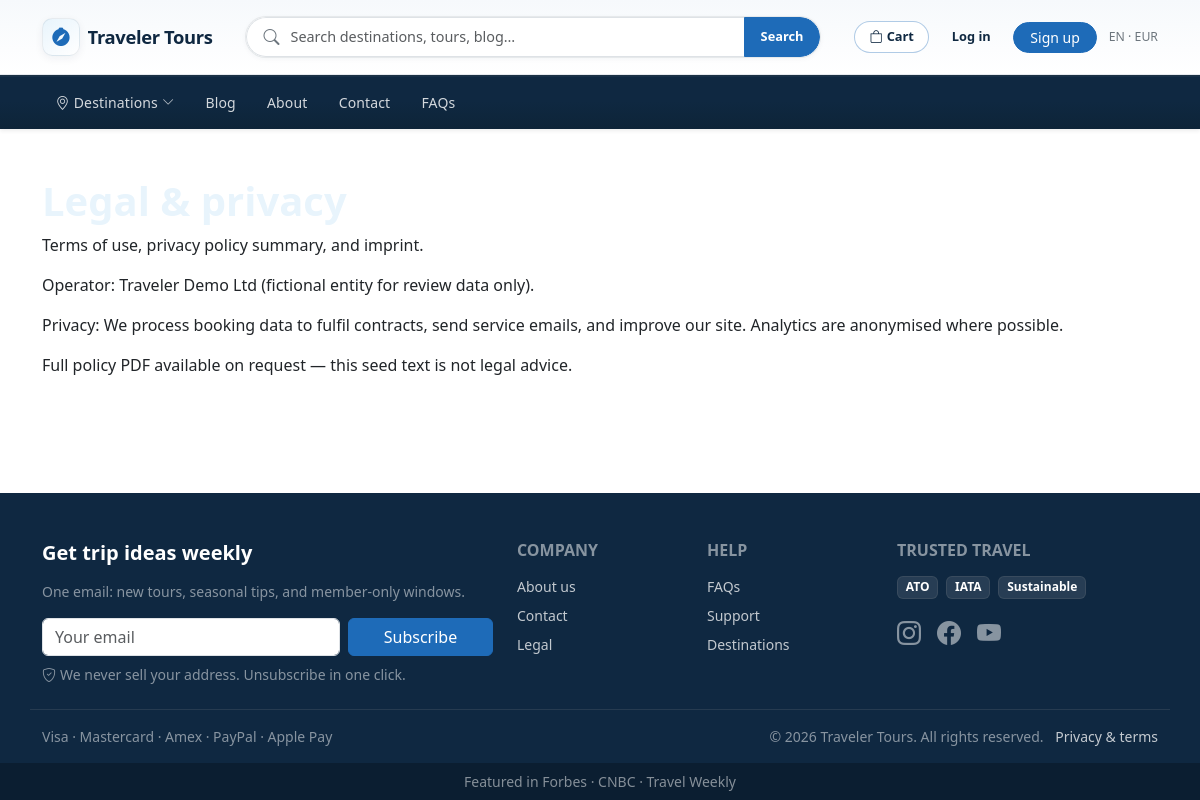
Page /legal/ on the committed database.
### website/models.py (models this page shows, shortened)
class SiteSettings(models.Model):
    site_name = models.CharField(max_length=120, default="Traveler")
    search_placeholder = models.CharField(
        max_length=160,
        default="Where do you want to go?",
    )
    header_account_url = models.URLField(
        max_length=500,
        blank=True,
        help_text="Leave blank to use this site’s /account/ (recommended). If set, an extra “External account” link appears in the header only.",
    )
    header_cart_url = models.URLField(
        max_length=500,
        blank=True,
        help_text="Leave blank to use this site’s /cart/ (recommended). If set, an extra “External cart” link appears in the header only.",
    )
    header_locale_label = models.CharField(max_length=80, default="EN · USD", blank=True)
    default_hero_image_url = models.URLField(
        max_length=500,
        blank=True,
        help_text="Used when the home hero URL is empty.",
    )
    default_card_image_url = models.URLField(
        max_length=500,
        blank=True,
        help_text="Fallback for blog/destination cards without an image.",
    )
    newsletter_title = models.CharField(max_length=200, default="Get travel inspiration")
    newsletter_subtitle = models.CharField(max_length=300, blank=True)
    newsletter_fine_print = models.CharField(max_length=300, blank=True)
    footer_payment_line = models.CharField(max_length=200, blank=True)
    press_bar_intro = models.CharField(max_length=120, default="As seen in", blank=True)
    copyright_holder = models.CharField(max_length=200, default="Traveler", blank=True)
    class Meta:
        verbose_name_plural = "Site settings"
    @classmethod
    def load(cls):
        obj, _ = cls.objects.get_or_create(pk=1)
        return obj

class SitePage(models.Model):
    class PageKey(models.TextChoices):
        HOME = "home", "Home"
        ABOUT = "about", "About"
        CONTACT = "contact", "Contact"
        FAQS = "faqs", "FAQs"
        LEGAL = "legal", "Legal"
    page_key = models.CharField(
        max_length=20,
        choices=PageKey.choices,
        unique=True,
    )
    title = models.CharField(max_length=200)
    intro = models.TextField(
        blank=True,
        help_text="Short text below the title (plain text).",
    )
    body = models.TextField(
        blank=True,
        help_text="Main copy (plain text; line breaks preserved on the site).",
    )
    show_lead_form = models.BooleanField(
        default=False,
        help_text="If enabled, the lead capture form appears on this page (in addition to Contact).",
    )
    featured_destinations = models.ManyToManyField(
        "Destination",
        blank=True,
        related_name="featured_on_pages",
        help_text="Pinned destinations with quick links to hub and sub-pages.",
    )
    featured_blog_posts = models.ManyToManyField(
        "BlogPost",
        blank=True,
        related_name="featured_on_pages",
    )
    featured_tours = models.ManyToManyField(
        "Tour",
        blank=True,
        related_name="featured_on_pages",
    )
    featured_attractions = models.ManyToManyField(
        "Attraction",
        blank=True,
        related_name="featured_on_pages",
    )
    featured_things_to_do = models.ManyToManyField(
        "ThingToDo",
        blank=True,
        related_name="featured_on_pages",
    )
    class Meta:
        ordering = ["page_key"]

class FooterNavLink(models.Model):
    class Column(models.TextChoices):
        COMPANY = "company", "Company"
        HELP = "help", "Help"
    column = models.CharField(max_length=20, choices=Column.choices)
    label = models.CharField(max_length=120)
    href = models.CharField(
        max_length=400,
        help_text="Path like /about/ or full URL.",
    )
    sort_order = models.PositiveIntegerField(default=0)
    class Meta:
        ordering = ["column", "sort_order", "id"]

class FooterTrustBadge(models.Model):
    label = models.CharField(max_length=80)
    sort_order = models.PositiveIntegerField(default=0)
    class Meta:
        ordering = ["sort_order", "id"]

class SocialLink(models.Model):
    class Network(models.TextChoices):
        INSTAGRAM = "instagram", "Instagram"
        FACEBOOK = "facebook", "Facebook"
        YOUTUBE = "youtube", "YouTube"
        TWITTER = "twitter", "X / Twitter"
        TIKTOK = "tiktok", "TikTok"
    network = models.CharField(max_length=20, choices=Network.choices)
    url = models.URLField(max_length=500)
    sort_order = models.PositiveIntegerField(default=0)
    class Meta:
        ordering = ["sort_order", "id"]
    def icon_bootstrap(self):
        m = {
            self.Network.INSTAGRAM: "bi-instagram",
            self.Network.FACEBOOK: "bi-facebook",
            self.Network.YOUTUBE: "bi-youtube",
            self.Network.TWITTER: "bi-twitter-x",
            self.Network.TIKTOK: "bi-tiktok",
        }
        return m.get(self.network, "bi-link-45deg")

class PressMention(models.Model):
    name = models.CharField(max_length=120)
    sort_order = models.PositiveIntegerField(default=0)
    class Meta:
        ordering = ["sort_order", "id"]

### website/views.py (the view)
# urls.py: path("legal/", views.legal, name="legal"),
def legal(request):
    ctx = _cms_context(SitePage.PageKey.LEGAL, show_lead=False)
    return render(request, "website/legal.html", ctx)

### website/templates/website/legal.html (shortened to what this page needs)
{% extends "website/base.html" %}
{% block content %}
<h1>{{ site_page.title }}</h1>
{% if site_page.intro %}<p>{{ site_page.intro|linebreaksbr }}</p>{% endif %}
{% if site_page.body %}<div>{{ site_page.body|linebreaks }}</div>{% endif %}
{% endblock %}

### website/templates/website/includes/site_header.html (shortened to what this page needs)
<header class="cw-site-header sticky-top shadow-sm" style="z-index: 1030;">
  <div class="cw-topbar">
    <div class="container py-2 py-lg-3">
      <div class="d-flex flex-column flex-lg-row align-items-stretch align-items-lg-center gap-2 gap-lg-3">
        <div class="d-flex align-items-center justify-content-between min-w-0">
          <a href="{% url 'home' %}" class="cw-header-brand text-decoration-none d-flex align-items-center gap-2 min-w-0">
            <span class="cw-header-brand__mark d-flex align-items-center justify-content-center flex-shrink-0" aria-hidden="true">
              <i class="bi bi-compass-fill"></i>
            </span>
            <span class="cw-header-brand__text text-truncate">{{ site_settings.site_name }}</span>
          </a>
        </div>
        <form class="cw-header-search flex-lg-grow-1 mx-lg-auto" method="get" action="{% url 'search' %}" role="search" style="max-width: 36rem;">
          <div class="input-group cw-header-search__group">
            <span class="input-group-text border-end-0 bg-transparent ps-3 rounded-start-pill"><i class="bi bi-search text-secondary" aria-hidden="true"></i></span>
            <input
              id="cw-global-search"
              type="search"
              name="q"
              class="form-control border-start-0 ps-0"
              placeholder="{{ site_settings.search_placeholder }}"
              value="{{ request.GET.q|default:'' }}"
              autocomplete="off"
            >
            <button type="submit" class="btn btn-cw-accent px-3 rounded-end-pill" aria-label="Search">
              <span class="d-none d-sm-inline">Search</span>
            </button>
          </div>
        </form>
        <div class="d-none d-lg-flex align-items-center justify-content-end flex-wrap gap-2 flex-shrink-0 cw-header-toolbar" role="navigation" aria-label="Account and cart">
          <a href="{% url 'account_cart' %}" class="btn btn-sm cw-header-btn-cart position-relative">
            <i class="bi bi-bag me-1" aria-hidden="true"></i>Cart
          </a>
          {% if user.is_authenticated %}
          <div class="dropdown">
            <button class="btn btn-sm cw-header-btn-account dropdown-toggle" type="button" data-bs-toggle="dropdown" data-bs-auto-close="outside" aria-expanded="false" aria-label="Account menu">
              <i class="bi bi-person-circle me-1" aria-hidden="true"></i>Account
            </button>
            <ul class="dropdown-menu dropdown-menu-end shadow border-0 rounded-3 py-2 cw-header-dropdown">
              <li><a class="dropdown-item rounded-2" href="{% url 'account_home' %}">Overview</a></li>
              <li><a class="dropdown-item rounded-2" href="{% url 'account_profile' %}">Profile &amp; settings</a></li>
              <li><a class="dropdown-item rounded-2" href="{% url 'account_inquiries' %}">My inquiries</a></li>
              <li><hr class="dropdown-divider my-2"></li>
              <li>
                <form method="post" action="{% url 'account_logout' %}" class="px-2 m-0">
                  {% csrf_token %}
                  <button type="submit" class="dropdown-item rounded-2 text-danger">Log out</button>
                </form>
              </li>
            </ul>
          </div>
          {% else %}
          <a href="{% url 'account_login' %}" class="btn btn-sm cw-header-btn-ghost">Log in</a>
          <a href="{% url 'account_signup' %}" class="btn btn-sm btn-cw-accent rounded-pill px-3">Sign up</a>
          {% endif %}
          {% if site_settings.header_locale_label %}<span class="small text-secondary ms-1">{{ site_settings.header_locale_label }}</span>{% endif %}
        </div>
      </div>
    </div>
  </div>
  <nav class="navbar navbar-expand-lg navbar-dark cw-main-nav py-0">
    <div class="container">
      <div class="collapse navbar-collapse pb-lg-0 cw-main-nav__collapse" id="cwMainNav">
        <ul class="navbar-nav me-auto mb-2 mb-lg-0 py-lg-2 cw-main-nav__links">
          <li class="nav-item cw-nav-dest d-none d-lg-block position-relative">
            <a href="{% url 'destination_list' %}" class="nav-link cw-main-nav__link cw-nav-dest__trigger d-inline-flex align-items-center gap-1">
              <i class="bi bi-geo-alt d-inline" aria-hidden="true"></i>
              <span>Destinations</span>
              <i class="bi bi-chevron-down cw-nav-dest__caret small" aria-hidden="true"></i>
            </a>
          </li>
          <li class="nav-item">
            <a class="nav-link cw-main-nav__link" href="{% url 'blog_index' %}">Blog</a>
          </li>
          <li class="nav-item">
            <a class="nav-link cw-main-nav__link" href="{% url 'about' %}">About</a>
          </li>
          <li class="nav-item">
            <a class="nav-link cw-main-nav__link" href="{% url 'contact' %}">Contact</a>
          </li>
          <li class="nav-item">
            <a class="nav-link cw-main-nav__link" href="{% url 'faqs' %}">FAQs</a>
          </li>
        </ul>
      </div>
    </div>
  </nav>
</header>

### website/templates/website/includes/site_footer.html (shortened to what this page needs)
{% load site_tags %}
<footer class="cw-footer bg-cw-navy-deep text-white pt-5 pb-0 mt-auto">
  <div class="container">
    <div class="row g-4 pb-4 border-bottom border-secondary border-opacity-25">
      <div class="col-lg-5">
        <h2 class="h5 fw-bold mb-3">{{ site_settings.newsletter_title }}</h2>
        {% if site_settings.newsletter_subtitle %}
        <p class="small text-white-50 mb-3">{{ site_settings.newsletter_subtitle }}</p>
        {% endif %}
        <form method="post" action="{% url 'lead_submit' %}" class="row g-2 align-items-stretch">
          <div class="col-sm-8">
            <input
              id="footer-email"
              type="email"
              name="email"
              class="form-control"
              placeholder="Your email"
              required
              autocomplete="email"
            >
          </div>
          <div class="col-sm-4">
            <button type="submit" class="btn btn-cw-accent w-100">Subscribe</button>
          </div>
        </form>
        {% if site_settings.newsletter_fine_print %}
        <p class="small text-white-50 mt-2 mb-0">
          <i class="bi bi-shield-check me-1" aria-hidden="true"></i>{{ site_settings.newsletter_fine_print }}
        </p>
        {% endif %}
      </div>
      <div class="col-6 col-md-3 col-lg-2">
        <h3 class="h6 text-uppercase fw-bold text-white-50 mb-3">Company</h3>
        <ul class="list-unstyled small mb-0">
          {% for link in footer_company_links %}
          <li class="mb-2"><a href="{% cw_href link.href %}">{{ link.label }}</a></li>
          {% empty %}
          <li class="mb-2"><a href="{% url 'about' %}">About us</a></li>
          {% endfor %}
        </ul>
      </div>
      <div class="col-6 col-md-3 col-lg-2">
        <h3 class="h6 text-uppercase fw-bold text-white-50 mb-3">Help</h3>
        <ul class="list-unstyled small mb-0">
          {% for link in footer_help_links %}
          <li class="mb-2"><a href="{% cw_href link.href %}">{{ link.label }}</a></li>
          {% empty %}
          <li class="mb-2"><a href="{% url 'faqs' %}">FAQs</a></li>
          {% endfor %}
        </ul>
      </div>
      <div class="col-md-6 col-lg-3">
        <h3 class="h6 text-uppercase fw-bold text-white-50 mb-3">Trusted travel</h3>
        <div class="d-flex flex-wrap gap-2 mb-3">
          {% for b in footer_trust_badges %}
          <span class="badge bg-white bg-opacity-10 border border-secondary border-opacity-25">{{ b.label }}</span>
          {% empty %}
          <span class="badge bg-white bg-opacity-10 border border-secondary border-opacity-25">ATO</span>
          {% endfor %}
        </div>
        <div class="d-flex gap-3 fs-4">
          {% for s in social_links %}
          <a href="{{ s.url }}" class="text-white-50" rel="noopener noreferrer" target="_blank" aria-label="{{ s.get_network_display }}"><i class="bi {{ s.icon_bootstrap }}"></i></a>
          {% endfor %}
        </div>
      </div>
    </div>
    <div class="row align-items-center py-3 small text-white-50">
      <div class="col-md-6 mb-2 mb-md-0">
        {% if site_settings.footer_payment_line %}
        {{ site_settings.footer_payment_line }}
        {% else %}
        <span class="me-3"><i class="bi bi-credit-card me-1"></i>Visa</span>
        <span class="me-3">MC</span>
        <span><i class="bi bi-paypal me-1"></i>PayPal</span>
        {% endif %}
      </div>
      <div class="col-md-6 text-md-end">
        © {% now "Y" %} {{ site_settings.copyright_holder|default:site_settings.site_name }}. All rights reserved.
        <a href="{% url 'legal' %}" class="ms-2">Privacy &amp; terms</a>
      </div>
    </div>
  </div>
  {% if press_mentions %}
  <div class="bg-black bg-opacity-25 py-2 text-center small text-white-50">
    {{ site_settings.press_bar_intro }}
    {% for p in press_mentions %}
    {% if not forloop.first %} · {% endif %}<span class="text-white-50">{{ p.name }}</span>
    {% endfor %}
  </div>
  {% endif %}
</footer>

### rows in the picture
SiteSettings: site_name "Traveler Tours", q "Search destinations, tours, blog…", header_locale_label "EN · EUR", newsletter_title "Get trip ideas weekly", newsletter_subtitle "One email: new tours, seasonal tips, and member-only windows.", newsletter_fine_print "We never sell your address. Unsubscribe in one click.", footer_payment_line "Visa · Mastercard · Amex · PayPal · Apple Pay", copyright_holder "Traveler Tours", press_bar_intro "Featured in"
SitePage: intro "Terms of use, privacy policy summary, and imprint.", body "Operator: Traveler Demo Ltd (fictional entity for review data only). Privacy: We process booking data to fulfil contracts, send service emails, and improve our site. Analytics are anonymised where possible. Full policy PDF available on request — this seed text is not legal advice."
FooterNavLink: label "About us"
FooterNavLink: label "Contact"
FooterNavLink: label "Legal"
FooterNavLink: label "FAQs"
FooterNavLink: label "Support"
FooterNavLink: label "Destinations"
FooterTrustBadge: label "ATO"
FooterTrustBadge: label "IATA"
FooterTrustBadge: label "Sustainable"
PressMention: name "Forbes"
PressMention: name "CNBC"
PressMention: name "Travel Weekly"
